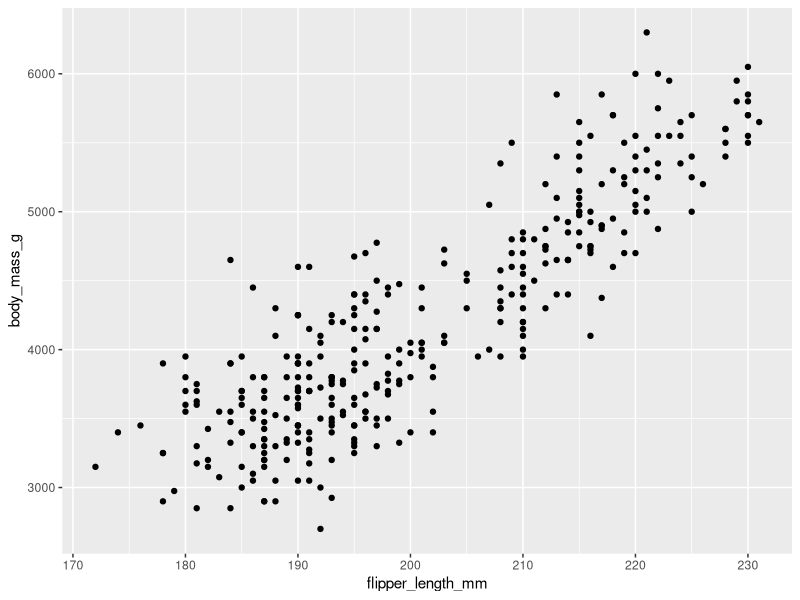
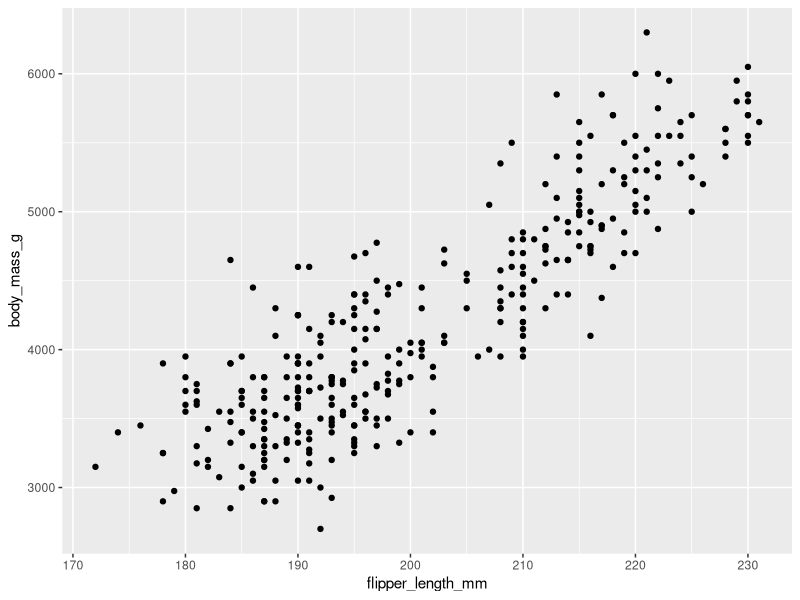
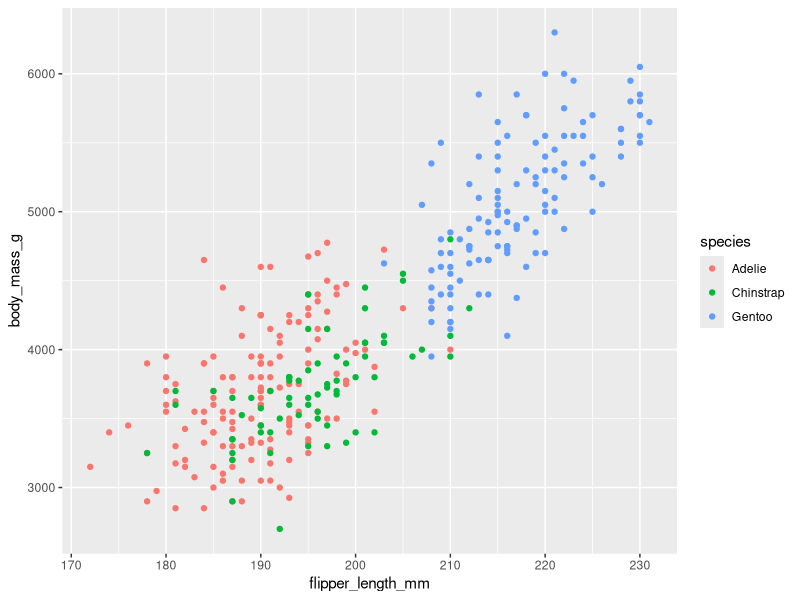
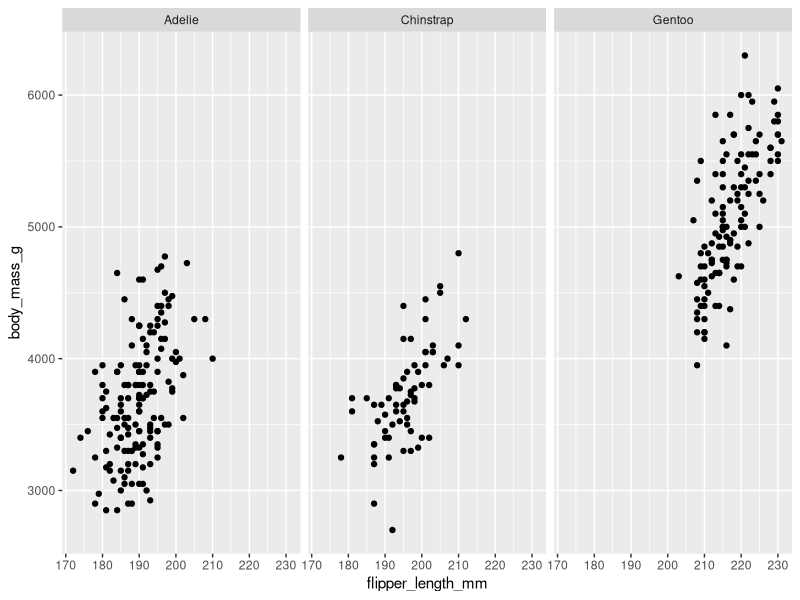
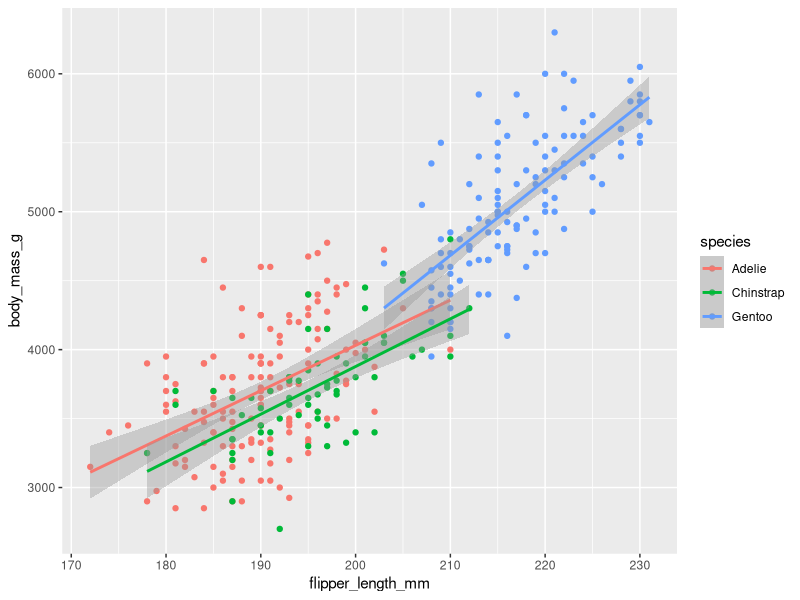

The R script that drew these images, in order:
## ---- chunk 1
install.packages("palmerpenguins", repos = "https://cloud.r-project.org")

library(ggplot2)
library(palmerpenguins)
data(package = 'palmerpenguins')
head(penguins)
## ---- chunk 2
ggplot(penguins, aes(x = flipper_length_mm, y = body_mass_g)) +
  geom_point()
## ---- chunk 3
ggplot(data = penguins, 
    aes(
      x = flipper_length_mm, 
      y = body_mass_g 
      )) + 
geom_point()
## ---- chunk 4
ggplot(data = penguins,
       aes(x = flipper_length_mm,
           y = body_mass_g,
           color = species)) +
  geom_point()
## ---- chunk 5
ggplot(data = penguins,
       aes(x = flipper_length_mm,
           y = body_mass_g)) +
  geom_point() +
  facet_wrap(~ species)
## ---- chunk 6
ggplot(
  data = penguins,
  mapping = aes(x = flipper_length_mm,
                y = body_mass_g,
                color = species)
) +
  geom_point() +
  geom_smooth(method = "lm")

